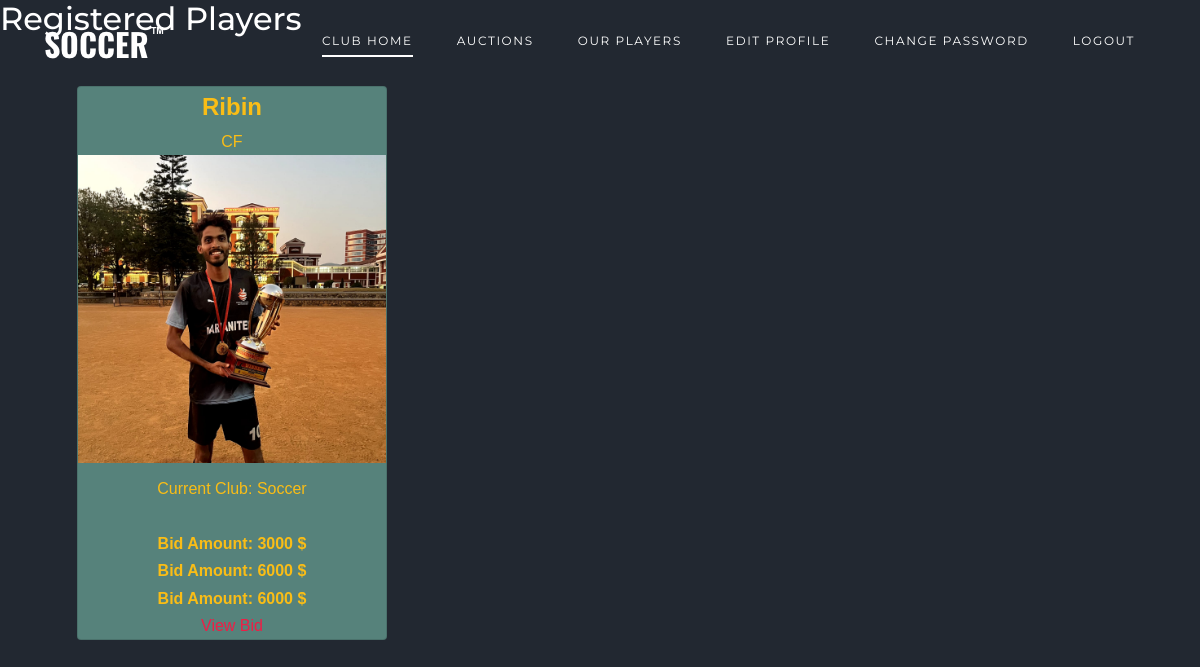
Screenshot of /registered/1/ with the database file from the repository.
### auctions/models.py (models this page shows, shortened)
class auctionreg(models.Model):
    auction=models.ForeignKey(auction,on_delete=models.CASCADE,blank = True, null = True)
    clubname = models.ForeignKey(Club,on_delete=models.CASCADE,blank = True, null = True)
    playername = models.ForeignKey(Player,on_delete=models.CASCADE,blank = True, null = True)
    status=models.CharField(max_length=20,default='Unknown')

class Player(models.Model):
    username = models.CharField(max_length=64)
    email = models.CharField(max_length=64)
    mobilenumber= models.IntegerField(default=1)
    currentclub=models.CharField(max_length=64)
    Age=models.IntegerField(default=1)
    position=models.CharField(max_length=10,default="a")
    password=models.CharField(max_length=20)
    image_url = models.ImageField(max_length=228, default=None, blank=True, null=True)
    base=models.IntegerField(default=1000)

class bidplayer(models.Model):
    auction=models.ForeignKey(auction,on_delete=models.CASCADE,blank = True, null = True)
    clubname = models.ForeignKey(Club,on_delete=models.CASCADE,blank = True, null = True)
    playername = models.ForeignKey(Player,on_delete=models.CASCADE,blank = True, null = True)
    amount=models.IntegerField()

### auctions/views.py (the view)
# urls.py: path('registered/<int:auction>/',views.registred),
def registred(request,auction):
    a=auctionreg.objects.filter(auction=auction,status='Player')
    b=bidplayer.objects.filter(auction=auction)
    return render(request,'auctions/registered.html',{'a':a,'b':b})

### auctions/templates/auctions/registered.html (shortened to what this page needs)
{% include 'auctions/clubbase.html' %}
<h2>Registered Players</h2>
<div id="activelist">
    {% for list in a %}
        <div class="card">
            <a class="title">{{ list.playername.username }}</a>
            <a class="cat">{{ list.playername.position }}</a>
            <img src="{{ list.playername.image_url.url }}" class="list_img">
            <p class="desc">Current Club: {{ list.playername.currentclub }}</p>
            {% for bid in b %}
                {% if bid.playername == list.playername %}
                    <a class="c_price">Bid Amount: {{ bid.amount }} $</a>
                {% endif %}
            {% endfor %}
            <a href="/addbid/{{ list.auction.id }}/{{ list.playername.id }}/">View Bid</a>
        </div>
    {% endfor %}
</div>

### auctions/static/auctions/css/style.css (style rules this page uses)
body { line-height: 1.7; color: gray; font-weight: 300; background-color: #222831; font-size: 16px; }
a { -webkit-transition: .3s all ease; -o-transition: .3s all ease; transition: .3s all ease; }
h1, h2, h3, h4, h5, .h1, .h2, .h3, .h4, .h5 { font-family: "Montserrat", -apple-system, BlinkMacSystemFont, "Segoe UI", Roboto, "Helvetica Neue", Arial, sans-serif, "Apple Color Emoji", "Segoe UI Emoji", "Segoe UI Symbol", "Noto Color Emoji"; color: #fff; }

### auctions/templates/auctions/registered.html (style rules this page uses)
p { padding: 1vw; }
#activelist { margin-top: 4vw; grid-gap: 2vw; display:grid; width: 90%; margin-left: 5%; grid-template-rows: repeat(auto,1fr); grid-template-columns: 1fr 1fr 1fr; font-family: 'Nunito', sans-serif; text-align: center; }
.card { display: grid; grid-template-rows: repeat(auto,1fr); grid-template-columns: 1fr; width: 90%; margin-left: 5%; color:rgb(250, 189, 22); background-color: rgb(86, 130, 123); }
img { width: 100%; align-items: first baseline; }
.title { font-size: 2vw; font-weight: bold; color: darkblue; }
.c_price { font-weight: bold; }

### rows the page displays
auctionreg: playername.username "Ribin", playername.position "CF", playername.image_url (picture), playername.currentclub "Soccer"
bidplayer: amount "3000"
bidplayer: amount "6000"
bidplayer: amount "6000"
